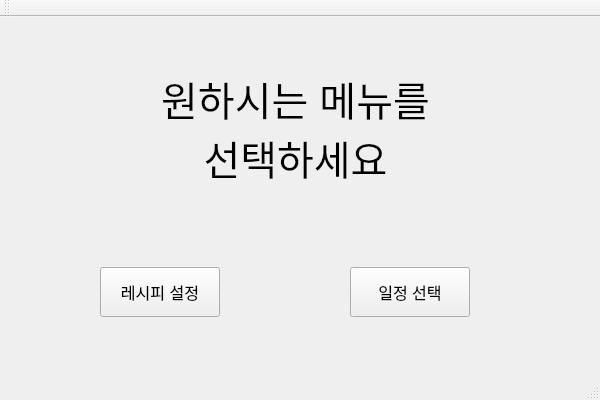
<?xml version="1.0" encoding="UTF-8"?>
<ui version="4.0">
 <class>OOP_Project_QtClass</class>
 <widget class="QMainWindow" name="OOP_Project_QtClass">
  <property name="geometry">
   <rect>
    <x>0</x>
    <y>0</y>
    <width>600</width>
    <height>400</height>
   </rect>
  </property>
  <property name="windowTitle">
   <string>OOP_Project</string>
  </property>
  <widget class="QWidget" name="centralWidget">
   <widget class="QPushButton" name="recipeButton">
    <property name="geometry">
     <rect>
      <x>100</x>
      <y>250</y>
      <width>120</width>
      <height>50</height>
     </rect>
    </property>
    <property name="font">
     <font>
      <pointsize>12</pointsize>
     </font>
    </property>
    <property name="text">
     <string>레시피 설정</string>
    </property>
   </widget>
   <widget class="QPushButton" name="dateButton">
    <property name="geometry">
     <rect>
      <x>350</x>
      <y>250</y>
      <width>120</width>
      <height>50</height>
     </rect>
    </property>
    <property name="font">
     <font>
      <pointsize>12</pointsize>
     </font>
    </property>
    <property name="text">
     <string>일정 선택</string>
    </property>
   </widget>
   <widget class="QLabel" name="label">
    <property name="enabled">
     <bool>true</bool>
    </property>
    <property name="geometry">
     <rect>
      <x>80</x>
      <y>50</y>
      <width>431</width>
      <height>121</height>
     </rect>
    </property>
    <property name="font">
     <font>
      <pointsize>30</pointsize>
      <bold>false</bold>
      <underline>false</underline>
      <strikeout>false</strikeout>
      <stylestrategy>PreferDefault</stylestrategy>
      <hintingpreference>PreferDefaultHinting</hintingpreference>
     </font>
    </property>
    <property name="cursor">
     <cursorShape>ArrowCursor</cursorShape>
    </property>
    <property name="text">
     <string>원하시는 메뉴를
선택하세요</string>
    </property>
    <property name="alignment">
     <set>Qt::AlignCenter</set>
    </property>
   </widget>
  </widget>
  <widget class="QToolBar" name="mainToolBar">
   <attribute name="toolBarArea">
    <enum>TopToolBarArea</enum>
   </attribute>
   <attribute name="toolBarBreak">
    <bool>false</bool>
   </attribute>
  </widget>
  <widget class="QStatusBar" name="statusBar"/>
 </widget>
 <layoutdefault spacing="6" margin="11"/>
 <resources>
  <include location="OOP_Project_Qt.qrc"/>
 </resources>
 <connections/>
</ui>
